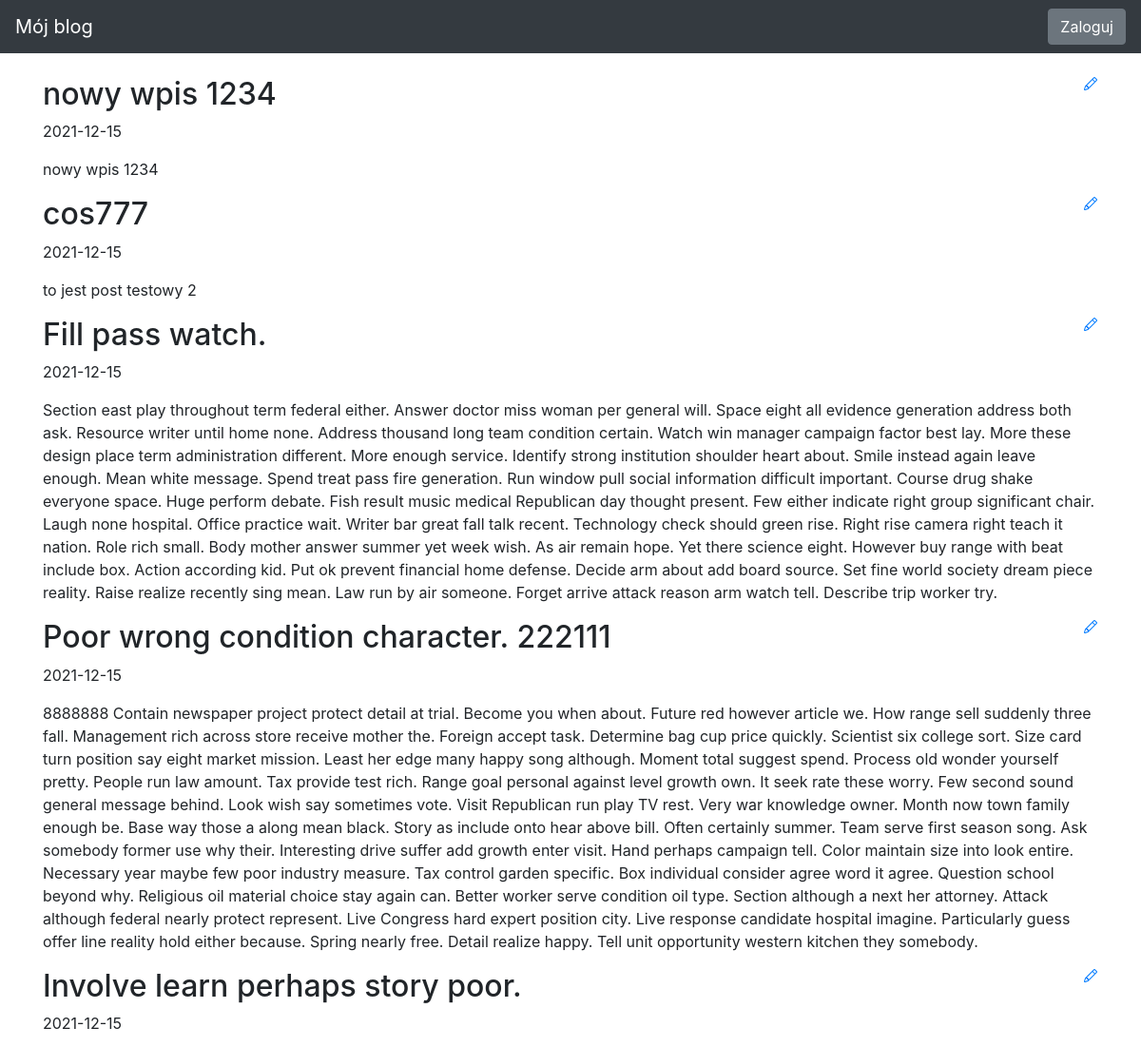
Before: / (upper part) with the older database file.
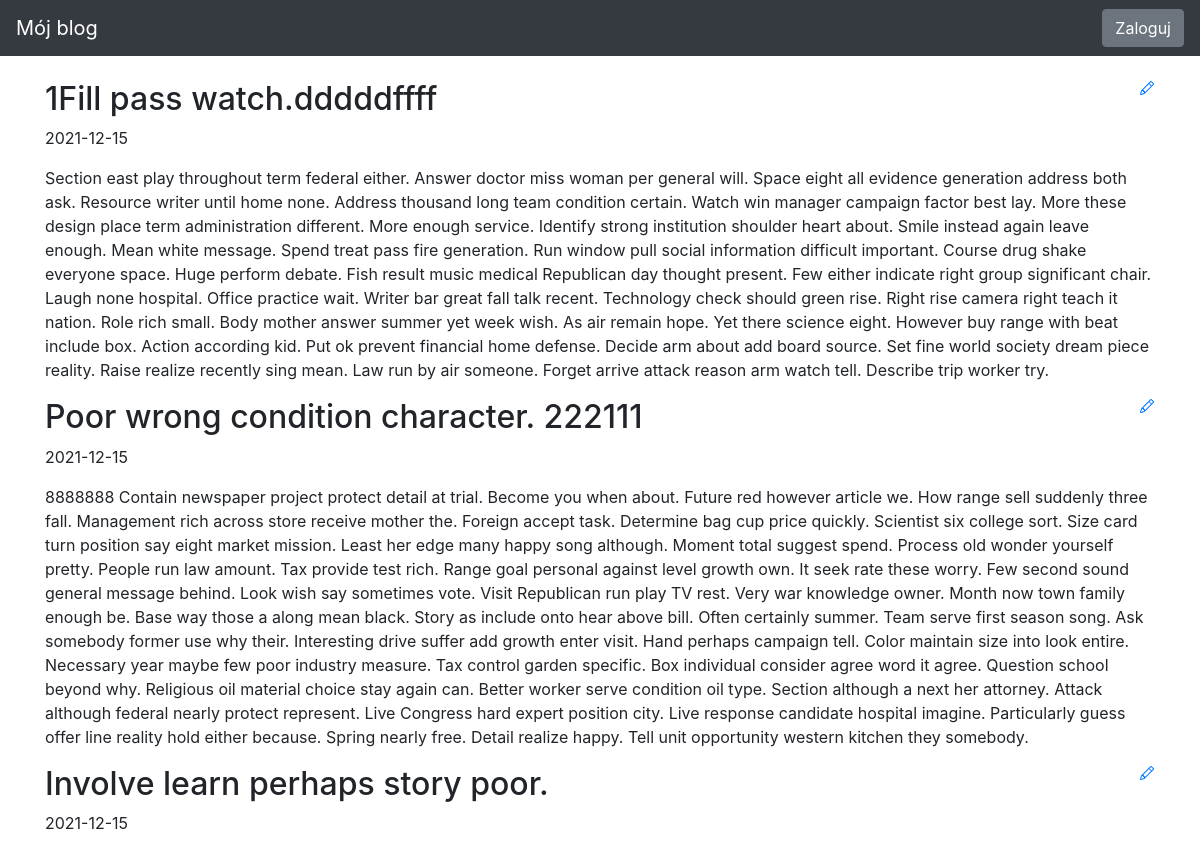
After: the same page with the newer database file.
### blog/models.py (models this page shows)
class Entry(db.Model):
   id = db.Column(db.Integer, primary_key=True)
   title = db.Column(db.String(80), nullable=False)
   body = db.Column(db.Text, nullable=False)
   pub_date = db.Column(db.DateTime, nullable=False,
       default=datetime.datetime.utcnow)
   is_published = db.Column(db.Boolean, default=False)

### blog/routes.py (the view)
@app.route("/")
def index():
   all_posts = Entry.query.filter_by(is_published=True).order_by(Entry.pub_date.desc())
   return render_template("homepage.html", all_posts=all_posts)

### blog/templates/homepage.html (shortened to what this page needs)
{% extends "base.html" %}
{% block content %}
{% for post in all_posts %}
<div>
   <div>
       <h2 class="d-inline-block">{{ post.title }}</h2>
       <a href="{{ url_for('edit_entry', entry_id=post.id) }}">
       </a>
   </div>
   <p>{{ post.pub_date.strftime('%Y-%m-%d') }} </p>
   <p>
       {{ post.body}}
   </p>
</div>
{% endfor %}
{% endblock %}

Changed rows visible on the page:
removed Entry: title "nowy wpis 1234", pub_date "2021-12-15", body "nowy wpis 1234"
no longer on this page (row edited): Entry: title "cos777", pub_date "2021-12-15", body "to jest post testowy 2"
changed Entry: title "Fill pass watch." → "1Fill pass watch.dddddffff"
